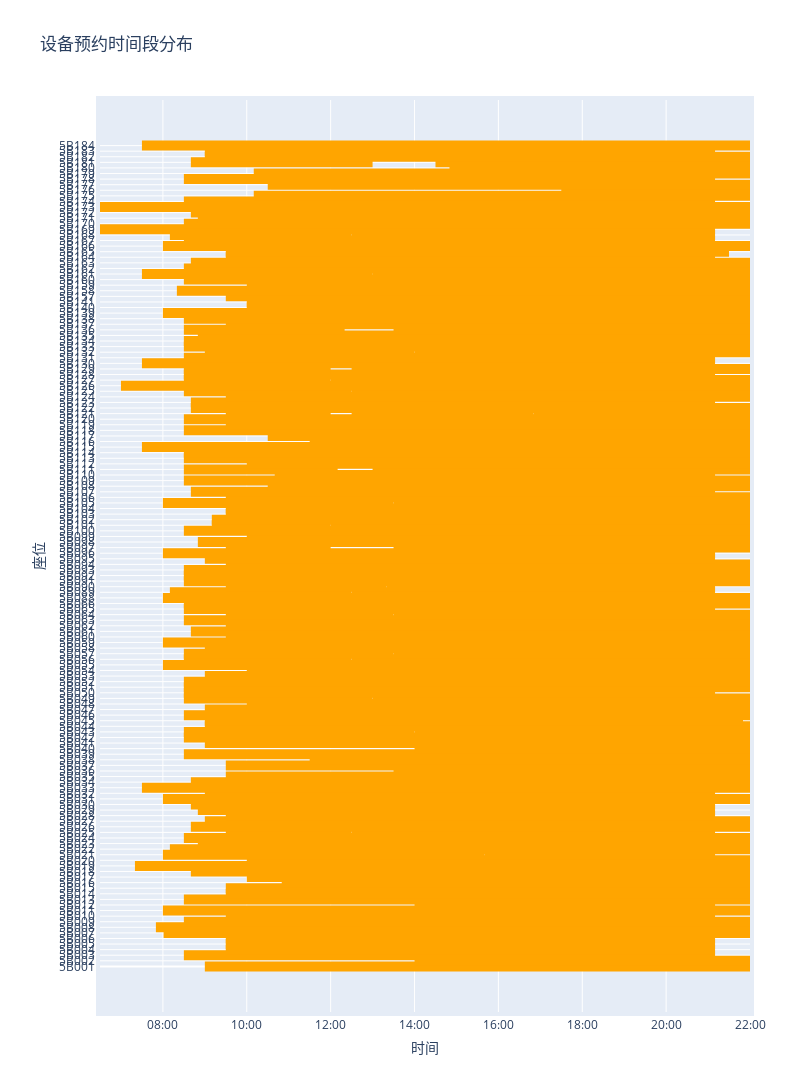

The cell this chart's notebook holds for it:
### Code cell
# 根据设备名称分组
groups = df.groupby("devName")

dev_names = df['devName'].unique()
name_to_index = {name: i for i, name in enumerate(dev_names)}

# 创建散点图
fig = go.Figure()

for name, group in groups:
    y_pos = name_to_index[name]
    for start_time, end_time in zip(group['startTime'], group['endTime']):
        fig.add_trace(
            go.Scatter(
                x=[start_time, end_time],
                y=[y_pos, y_pos],
                mode='lines',
                line=dict(color='orange', width=10),
                showlegend=False
            )
        )

# 设置x轴和y轴
fig.update_xaxes(title_text='时间', tickformat='%H:%M')
fig.update_yaxes(title_text='座位', tickvals=list(range(len(dev_names))), ticktext=dev_names)

# 设置布局
fig.update_layout(
    title='设备预约时间段分布',
    autosize=False,
    width=800,  # 调整图表宽度
    height=2000,  # 调整图表高度
    margin=dict(l=100, r=50, pad=4),
    yaxis=dict(scaleanchor="x", scaleratio=1)
)

# 显示图表
fig.show()

### Figure 1 — Plotly figure (JSON) as saved in the notebook; plotly's stock layout.template omitted (floating-point values rounded to 4 significant figures; data arrays with more than 128 entries replaced by an {"elided": "..."} marker saying what was removed)
{"data": [{"line": {"color": "orange", "width": 10}, "mode": "lines", "showlegend": false, "type": "scatter", "x": ["2023-06-27T09:00:00", "2023-06-27T22:00:00"], "y": [0, 0]}, {"line": {"color": "orange", "width": 10}, "mode": "lines", "showlegend": false, "type": "scatter", "x": ["2023-06-27T14:00:00", "2023-06-27T22:00:00"], "y": [1, 1]}, {"line": {"color": "orange", "width": 10}, "mode": "lines", "showlegend": false, "type": "scatter", "x": ["2023-06-27T08:30:00", "2023-06-27T21:10:00"], "y": [2, 2]}, {"line": {"color": "orange", "width": 10}, "mode": "lines", "showlegend": false, "type": "scatter", "x": ["2023-06-27T09:30:00", "2023-06-27T21:10:00"], "y": [3, 3]}, {"line": {"color": "orange", "width": 10}, "mode": "lines", "showlegend": false, "type": "scatter", "x": ["2023-06-27T09:30:00", "2023-06-27T21:10:00"], "y": [4, 4]}, {"line": {"color": "orange", "width": 10}, "mode": "lines", "showlegend": false, "type": "scatter", "x": ["2023-06-27T09:30:00", "2023-06-27T21:10:00"], "y": [5, 5]}, {"line": {"color": "orange", "width": 10}, "mode": "lines", "showlegend": false, "type": "scatter", "x": ["2023-06-27T08:01:00", "2023-06-27T22:00:00"], "y": [6, 6]}, {"line": {"color": "orange", "width": 10}, "mode": "lines", "showlegend": false, "type": "scatter", "x": ["2023-06-27T07:50:00", "2023-06-27T22:00:00"], "y": [7, 7]}, {"line": {"color": "orange", "width": 10}, "mode": "lines", "showlegend": false, "type": "scatter", "x": ["2023-06-27T08:30:00", "2023-06-27T22:00:00"], "y": [8, 8]}, {"line": {"color": "orange", "width": 10}, "mode": "lines", "showlegend": false, "type": "scatter", "x": ["2023-06-27T09:30:00", "2023-06-27T21:10:00"], "y": [9, 9]}, {"line": {"color": "orange", "width": 10}, "mode": "lines", "showlegend": false, "type": "scatter", "x": ["2023-06-27T08:00:00", "2023-06-27T22:00:00"], "y": [10, 10]}, {"line": {"color": "orange", "width": 10}, "mode": "lines", "showlegend": false, "type": "scatter", "x": ["2023-06-27T14:00:00", "2023-06-27T21:10:00"], "y": [11, 11]}, {"line": {"color": "orange", "width": 10}, "mode": "lines", "showlegend": false, "type": "scatter", "x": ["2023-06-27T08:30:00", "2023-06-27T22:00:00"], "y": [12, 12]}, {"line": {"color": "orange", "width": 10}, "mode": "lines", "showlegend": false, "type": "scatter", "x": ["2023-06-27T09:30:00", "2023-06-27T22:00:00"], "y": [13, 13]}, {"line": {"color": "orange", "width": 10}, "mode": "lines", "showlegend": false, "type": "scatter", "x": ["2023-06-27T09:30:00", "2023-06-27T22:00:00"], "y": [14, 14]}, {"line": {"color": "orange", "width": 10}, "mode": "lines", "showlegend": false, "type": "scatter", "x": ["2023-06-27T10:50:00", "2023-06-27T22:00:00"], "y": [15, 15]}, {"line": {"color": "orange", "width": 10}, "mode": "lines", "showlegend": false, "type": "scatter", "x": ["2023-06-27T10:00:00", "2023-06-27T22:00:00"], "y": [16, 16]}, {"line": {"color": "orange", "width": 10}, "mode": "lines", "showlegend": false, "type": "scatter", "x": ["2023-06-27T08:40:00", "2023-06-27T22:00:00"], "y": [17, 17]}, {"line": {"color": "orange", "width": 10}, "mode": "lines", "showlegend": false, "type": "scatter", "x": ["2023-06-27T07:20:00", "2023-06-27T22:00:00"], "y": [18, 18]}, {"line": {"color": "orange", "width": 10}, "mode": "lines", "showlegend": false, "type": "scatter", "x": ["2023-06-27T10:00:00", "2023-06-27T22:00:00"], "y": [19, 19]}, {"line": {"color": "orange", "width": 10}, "mode": "lines", "showlegend": false, "type": "scatter", "x": ["2023-06-27T08:00:00", "2023-06-27T15:40:00"], "y": [20, 20]}, {"line": {"color": "orange", "width": 10}, "mode": "lines", "showlegend": false, "type": "scatter", "x": ["2023-06-27T15:40:00", "2023-06-27T21:10:00"], "y": [20, 20]}, {"line": {"color": "orange", "width": 10}, "mode": "lines", "showlegend": false, "type": "scatter", "x": ["2023-06-27T08:10:00", "2023-06-27T22:00:00"], "y": [21, 21]}, {"line": {"color": "orange", "width": 10}, "mode": "lines", "showlegend": false, "type": "scatter", "x": ["2023-06-27T08:50:00", "2023-06-27T22:00:00"], "y": [22, 22]}, {"line": {"color": "orange", "width": 10}, "mode": "lines", "showlegend": false, "type": "scatter", "x": ["2023-06-27T08:30:00", "2023-06-27T22:00:00"], "y": [23, 23]}, {"line": {"color": "orange", "width": 10}, "mode": "lines", "showlegend": false, "type": "scatter", "x": ["2023-06-27T12:30:00", "2023-06-27T21:10:00"], "y": [24, 24]}, {"line": {"color": "orange", "width": 10}, "mode": "lines", "showlegend": false, "type": "scatter", "x": ["2023-06-27T09:30:00", "2023-06-27T12:30:00"], "y": [24, 24]}, {"line": {"color": "orange", "width": 10}, "mode": "lines", "showlegend": false, "type": "scatter", "x": ["2023-06-27T08:40:00", "2023-06-27T22:00:00"], "y": [25, 25]}, {"line": {"color": "orange", "width": 10}, "mode": "lines", "showlegend": false, "type": "scatter", "x": ["2023-06-27T09:00:00", "2023-06-27T22:00:00"], "y": [26, 26]}, {"line": {"color": "orange", "width": 10}, "mode": "lines", "showlegend": false, "type": "scatter", "x": ["2023-06-27T09:30:00", "2023-06-27T21:10:00"], "y": [27, 27]}, {"line": {"color": "orange", "width": 10}, "mode": "lines", "showlegend": false, "type": "scatter", "x": ["2023-06-27T08:50:00", "2023-06-27T21:10:00"], "y": [28, 28]}, {"line": {"color": "orange", "width": 10}, "mode": "lines", "showlegend": false, "type": "scatter", "x": ["2023-06-27T08:40:00", "2023-06-27T21:10:00"], "y": [29, 29]}, {"line": {"color": "orange", "width": 10}, "mode": "lines", "showlegend": false, "type": "scatter", "x": ["2023-06-27T08:00:00", "2023-06-27T22:00:00"], "y": [30, 30]}, {"line": {"color": "orange", "width": 10}, "mode": "lines", "showlegend": false, "type": "scatter", "x": ["2023-06-27T09:00:00", "2023-06-27T21:10:00"], "y": [31, 31]}, {"line": {"color": "orange", "width": 10}, "mode": "lines", "showlegend": false, "type": "scatter", "x": ["2023-06-27T07:30:00", "2023-06-27T22:00:00"], "y": [32, 32]}, {"line": {"color": "orange", "width": 10}, "mode": "lines", "showlegend": false, "type": "scatter", "x": ["2023-06-27T08:40:00", "2023-06-27T22:00:00"], "y": [33, 33]}, {"line": {"color": "orange", "width": 10}, "mode": "lines", "showlegend": false, "type": "scatter", "x": ["2023-06-27T09:30:00", "2023-06-27T22:00:00"], "y": [34, 34]}, {"line": {"color": "orange", "width": 10}, "mode": "lines", "showlegend": false, "type": "scatter", "x": ["2023-06-27T13:30:00", "2023-06-27T22:00:00"], "y": [35, 35]}, {"line": {"color": "orange", "width": 10}, "mode": "lines", "showlegend": false, "type": "scatter", "x": ["2023-06-27T09:30:00", "2023-06-27T22:00:00"], "y": [36, 36]}, {"line": {"color": "orange", "width": 10}, "mode": "lines", "showlegend": false, "type": "scatter", "x": ["2023-06-27T11:30:00", "2023-06-27T22:00:00"], "y": [37, 37]}, {"line": {"color": "orange", "width": 10}, "mode": "lines", "showlegend": false, "type": "scatter", "x": ["2023-06-27T08:30:00", "2023-06-27T22:00:00"], "y": [38, 38]}, {"line": {"color": "orange", "width": 10}, "mode": "lines", "showlegend": false, "type": "scatter", "x": ["2023-06-27T14:00:00", "2023-06-27T22:00:00"], "y": [39, 39]}, {"line": {"color": "orange", "width": 10}, "mode": "lines", "showlegend": false, "type": "scatter", "x": ["2023-06-27T09:00:00", "2023-06-27T22:00:00"], "y": [40, 40]}, {"line": {"color": "orange", "width": 10}, "mode": "lines", "showlegend": false, "type": "scatter", "x": ["2023-06-27T08:30:00", "2023-06-27T22:00:00"], "y": [41, 41]}, {"line": {"color": "orange", "width": 10}, "mode": "lines", "showlegend": false, "type": "scatter", "x": ["2023-06-27T14:00:00", "2023-06-27T22:00:00"], "y": [42, 42]}, {"line": {"color": "orange", "width": 10}, "mode": "lines", "showlegend": false, "type": "scatter", "x": ["2023-06-27T08:30:00", "2023-06-27T14:00:00"], "y": [42, 42]}, {"line": {"color": "orange", "width": 10}, "mode": "lines", "showlegend": false, "type": "scatter", "x": ["2023-06-27T09:00:00", "2023-06-27T22:00:00"], "y": [43, 43]}, {"line": {"color": "orange", "width": 10}, "mode": "lines", "showlegend": false, "type": "scatter", "x": ["2023-06-27T09:00:00", "2023-06-27T21:50:00"], "y": [44, 44]}, {"line": {"color": "orange", "width": 10}, "mode": "lines", "showlegend": false, "type": "scatter", "x": ["2023-06-27T08:30:00", "2023-06-27T22:00:00"], "y": [45, 45]}, {"line": {"color": "orange", "width": 10}, "mode": "lines", "showlegend": false, "type": "scatter", "x": ["2023-06-27T09:00:00", "2023-06-27T22:00:00"], "y": [46, 46]}, {"line": {"color": "orange", "width": 10}, "mode": "lines", "showlegend": false, "type": "scatter", "x": ["2023-06-27T10:00:00", "2023-06-27T22:00:00"], "y": [47, 47]}, {"line": {"color": "orange", "width": 10}, "mode": "lines", "showlegend": false, "type": "scatter", "x": ["2023-06-27T08:30:00", "2023-06-27T13:00:00"], "y": [48, 48]}, {"line": {"color": "orange", "width": 10}, "mode": "lines", "showlegend": false, "type": "scatter", "x": ["2023-06-27T13:00:00", "2023-06-27T22:00:00"], "y": [48, 48]}, {"line": {"color": "orange", "width": 10}, "mode": "lines", "showlegend": false, "type": "scatter", "x": ["2023-06-27T08:30:00", "2023-06-27T21:10:00"], "y": [49, 49]}, {"line": {"color": "orange", "width": 10}, "mode": "lines", "showlegend": false, "type": "scatter", "x": ["2023-06-27T08:30:00", "2023-06-27T22:00:00"], "y": [50, 50]}, {"line": {"color": "orange", "width": 10}, "mode": "lines", "showlegend": false, "type": "scatter", "x": ["2023-06-27T08:30:00", "2023-06-27T22:00:00"], "y": [51, 51]}, {"line": {"color": "orange", "width": 10}, "mode": "lines", "showlegend": false, "type": "scatter", "x": ["2023-06-27T09:00:00", "2023-06-27T22:00:00"], "y": [52, 52]}, {"line": {"color": "orange", "width": 10}, "mode": "lines", "showlegend": false, "type": "scatter", "x": ["2023-06-27T10:00:00", "2023-06-27T22:00:00"], "y": [53, 53]}, {"line": {"color": "orange", "width": 10}, "mode": "lines", "showlegend": false, "type": "scatter", "x": ["2023-06-27T08:00:00", "2023-06-27T22:00:00"], "y": [54, 54]}, {"line": {"color": "orange", "width": 10}, "mode": "lines", "showlegend": false, "type": "scatter", "x": ["2023-06-27T12:30:00", "2023-06-27T22:00:00"], "y": [55, 55]}, {"line": {"color": "orange", "width": 10}, "mode": "lines", "showlegend": false, "type": "scatter", "x": ["2023-06-27T08:30:00", "2023-06-27T12:30:00"], "y": [55, 55]}, {"line": {"color": "orange", "width": 10}, "mode": "lines", "showlegend": false, "type": "scatter", "x": ["2023-06-27T08:30:00", "2023-06-27T13:30:00"], "y": [56, 56]}, {"line": {"color": "orange", "width": 10}, "mode": "lines", "showlegend": false, "type": "scatter", "x": ["2023-06-27T13:30:00", "2023-06-27T22:00:00"], "y": [56, 56]}, {"line": {"color": "orange", "width": 10}, "mode": "lines", "showlegend": false, "type": "scatter", "x": ["2023-06-27T09:00:00", "2023-06-27T22:00:00"], "y": [57, 57]}, {"line": {"color": "orange", "width": 10}, "mode": "lines", "showlegend": false, "type": "scatter", "x": ["2023-06-27T08:00:00", "2023-06-27T22:00:00"], "y": [58, 58]}, {"line": {"color": "orange", "width": 10}, "mode": "lines", "showlegend": false, "type": "scatter", "x": ["2023-06-27T09:30:00", "2023-06-27T22:00:00"], "y": [59, 59]}, {"line": {"color": "orange", "width": 10}, "mode": "lines", "showlegend": false, "type": "scatter", "x": ["2023-06-27T08:40:00", "2023-06-27T22:00:00"], "y": [60, 60]}, {"line": {"color": "orange", "width": 10}, "mode": "lines", "showlegend": false, "type": "scatter", "x": ["2023-06-27T09:30:00", "2023-06-27T22:00:00"], "y": [61, 61]}, {"line": {"color": "orange", "width": 10}, "mode": "lines", "showlegend": false, "type": "scatter", "x": ["2023-06-27T08:30:00", "2023-06-27T22:00:00"], "y": [62, 62]}, {"line": {"color": "orange", "width": 10}, "mode": "lines", "showlegend": false, "type": "scatter", "x": ["2023-06-27T09:30:00", "2023-06-27T13:30:00"], "y": [63, 63]}, {"line": {"color": "orange", "width": 10}, "mode": "lines", "showlegend": false, "type": "scatter", "x": ["2023-06-27T13:30:00", "2023-06-27T22:00:00"], "y": [63, 63]}, {"line": {"color": "orange", "width": 10}, "mode": "lines", "showlegend": false, "type": "scatter", "x": ["2023-06-27T08:30:00", "2023-06-27T21:10:00"], "y": [64, 64]}, {"line": {"color": "orange", "width": 10}, "mode": "lines", "showlegend": false, "type": "scatter", "x": ["2023-06-27T08:30:00", "2023-06-27T22:00:00"], "y": [65, 65]}, {"line": {"color": "orange", "width": 10}, "mode": "lines", "showlegend": false, "type": "scatter", "x": ["2023-06-27T08:00:00", "2023-06-27T22:00:00"], "y": [66, 66]}, {"line": {"color": "orange", "width": 10}, "mode": "lines", "showlegend": false, "type": "scatter", "x": ["2023-06-27T08:10:00", "2023-06-27T12:30:00"], "y": [67, 67]}, {"line": {"color": "orange", "width": 10}, "mode": "lines", "showlegend": false, "type": "scatter", "x": ["2023-06-27T12:30:00", "2023-06-27T21:10:00"], "y": [67, 67]}, {"line": {"color": "orange", "width": 10}, "mode": "lines", "showlegend": false, "type": "scatter", "x": ["2023-06-27T09:30:00", "2023-06-27T13:20:00"], "y": [68, 68]}, {"line": {"color": "orange", "width": 10}, "mode": "lines", "showlegend": false, "type": "scatter", "x": ["2023-06-27T13:20:00", "2023-06-27T21:10:00"], "y": [68, 68]}, {"line": {"color": "orange", "width": 10}, "mode": "lines", "showlegend": false, "type": "scatter", "x": ["2023-06-27T08:30:00", "2023-06-27T22:00:00"], "y": [69, 69]}, {"line": {"color": "orange", "width": 10}, "mode": "lines", "showlegend": false, "type": "scatter", "x": ["2023-06-27T08:30:00", "2023-06-27T22:00:00"], "y": [70, 70]}, {"line": {"color": "orange", "width": 10}, "mode": "lines", "showlegend": false, "type": "scatter", "x": ["2023-06-27T08:30:00", "2023-06-27T22:00:00"], "y": [71, 71]}, {"line": {"color": "orange", "width": 10}, "mode": "lines", "showlegend": false, "type": "scatter", "x": ["2023-06-27T09:30:00", "2023-06-27T22:00:00"], "y": [72, 72]}, {"line": {"color": "orange", "width": 10}, "mode": "lines", "showlegend": false, "type": "scatter", "x": ["2023-06-27T09:00:00", "2023-06-27T21:10:00"], "y": [73, 73]}, {"line": {"color": "orange", "width": 10}, "mode": "lines", "showlegend": false, "type": "scatter", "x": ["2023-06-27T08:00:00", "2023-06-27T21:10:00"], "y": [74, 74]}, {"line": {"color": "orange", "width": 10}, "mode": "lines", "showlegend": false, "type": "scatter", "x": ["2023-06-27T13:30:00", "2023-06-27T22:00:00"], "y": [75, 75]}, {"line": {"color": "orange", "width": 10}, "mode": "lines", "showlegend": false, "type": "scatter", "x": ["2023-06-27T09:30:00", "2023-06-27T12:00:00"], "y": [75, 75]}, {"line": {"color": "orange", "width": 10}, "mode": "lines", "showlegend": false, "type": "scatter", "x": ["2023-06-27T08:50:00", "2023-06-27T22:00:00"], "y": [76, 76]}, {"line": {"color": "orange", "width": 10}, "mode": "lines", "showlegend": false, "type": "scatter", "x": ["2023-06-27T10:00:00", "2023-06-27T22:00:00"], "y": [77, 77]}, {"line": {"color": "orange", "width": 10}, "mode": "lines", "showlegend": false, "type": "scatter", "x": ["2023-06-27T08:30:00", "2023-06-27T22:00:00"], "y": [78, 78]}, {"line": {"color": "orange", "width": 10}, "mode": "lines", "showlegend": false, "type": "scatter", "x": ["2023-06-27T12:00:00", "2023-06-27T22:00:00"], "y": [79, 79]}, {"line": {"color": "orange", "width": 10}, "mode": "lines", "showlegend": false, "type": "scatter", "x": ["2023-06-27T09:10:00", "2023-06-27T12:00:00"], "y": [79, 79]}, {"line": {"color": "orange", "width": 10}, "mode": "lines", "showlegend": false, "type": "scatter", "x": ["2023-06-27T09:10:00", "2023-06-27T22:00:00"], "y": [80, 80]}, {"line": {"color": "orange", "width": 10}, "mode": "lines", "showlegend": false, "type": "scatter", "x": ["2023-06-27T09:30:00", "2023-06-27T22:00:00"], "y": [81, 81]}, {"line": {"color": "orange", "width": 10}, "mode": "lines", "showlegend": false, "type": "scatter", "x": ["2023-06-27T09:30:00", "2023-06-27T22:00:00"], "y": [82, 82]}, {"line": {"color": "orange", "width": 10}, "mode": "lines", "showlegend": false, "type": "scatter", "x": ["2023-06-27T08:00:00", "2023-06-27T13:30:00"], "y": [83, 83]}, {"line": {"color": "orange", "width": 10}, "mode": "lines", "showlegend": false, "type": "scatter", "x": ["2023-06-27T13:30:00", "2023-06-27T22:00:00"], "y": [83, 83]}, {"line": {"color": "orange", "width": 10}, "mode": "lines", "showlegend": false, "type": "scatter", "x": ["2023-06-27T09:30:00", "2023-06-27T22:00:00"], "y": [84, 84]}, {"line": {"color": "orange", "width": 10}, "mode": "lines", "showlegend": false, "type": "scatter", "x": ["2023-06-27T08:40:00", "2023-06-27T21:10:00"], "y": [85, 85]}, {"line": {"color": "orange", "width": 10}, "mode": "lines", "showlegend": false, "type": "scatter", "x": ["2023-06-27T10:30:00", "2023-06-27T22:00:00"], "y": [86, 86]}, {"line": {"color": "orange", "width": 10}, "mode": "lines", "showlegend": false, "type": "scatter", "x": ["2023-06-27T08:30:00", "2023-06-27T22:00:00"], "y": [87, 87]}, {"line": {"color": "orange", "width": 10}, "mode": "lines", "showlegend": false, "type": "scatter", "x": ["2023-06-27T10:40:00", "2023-06-27T21:10:00"], "y": [88, 88]}, {"line": {"color": "orange", "width": 10}, "mode": "lines", "showlegend": false, "type": "scatter", "x": ["2023-06-27T13:00:00", "2023-06-27T22:00:00"], "y": [89, 89]}, {"line": {"color": "orange", "width": 10}, "mode": "lines", "showlegend": false, "type": "scatter", "x": ["2023-06-27T08:30:00", "2023-06-27T12:10:00"], "y": [89, 89]}, {"line": {"color": "orange", "width": 10}, "mode": "lines", "showlegend": false, "type": "scatter", "x": ["2023-06-27T10:00:00", "2023-06-27T22:00:00"], "y": [90, 90]}, {"line": {"color": "orange", "width": 10}, "mode": "lines", "showlegend": false, "type": "scatter", "x": ["2023-06-27T08:30:00", "2023-06-27T22:00:00"], "y": [91, 91]}, {"line": {"color": "orange", "width": 10}, "mode": "lines", "showlegend": false, "type": "scatter", "x": ["2023-06-27T08:30:00", "2023-06-27T22:00:00"], "y": [92, 92]}, {"line": {"color": "orange", "width": 10}, "mode": "lines", "showlegend": false, "type": "scatter", "x": ["2023-06-27T07:30:00", "2023-06-27T22:00:00"], "y": [93, 93]}, {"line": {"color": "orange", "width": 10}, "mode": "lines", "showlegend": false, "type": "scatter", "x": ["2023-06-27T11:30:00", "2023-06-27T22:00:00"], "y": [94, 94]}, {"line": {"color": "orange", "width": 10}, "mode": "lines", "showlegend": false, "type": "scatter", "x": ["2023-06-27T10:30:00", "2023-06-27T22:00:00"], "y": [95, 95]}, {"line": {"color": "orange", "width": 10}, "mode": "lines", "showlegend": false, "type": "scatter", "x": ["2023-06-27T08:30:00", "2023-06-27T22:00:00"], "y": [96, 96]}, {"line": {"color": "orange", "width": 10}, "mode": "lines", "showlegend": false, "type": "scatter", "x": ["2023-06-27T09:30:00", "2023-06-27T22:00:00"], "y": [97, 97]}, {"line": {"color": "orange", "width": 10}, "mode": "lines", "showlegend": false, "type": "scatter", "x": ["2023-06-27T08:30:00", "2023-06-27T22:00:00"], "y": [98, 98]}, {"line": {"color": "orange", "width": 10}, "mode": "lines", "showlegend": false, "type": "scatter", "x": ["2023-06-27T12:30:00", "2023-06-27T16:50:00"], "y": [99, 99]}, {"line": {"color": "orange", "width": 10}, "mode": "lines", "showlegend": false, "type": "scatter", "x": ["2023-06-27T09:30:00", "2023-06-27T12:00:00"], "y": [99, 99]}, {"line": {"color": "orange", "width": 10}, "mode": "lines", "showlegend": false, "type": "scatter", "x": ["2023-06-27T16:50:00", "2023-06-27T22:00:00"], "y": [99, 99]}, {"line": {"color": "orange", "width": 10}, "mode": "lines", "showlegend": false, "type": "scatter", "x": ["2023-06-27T08:40:00", "2023-06-27T22:00:00"], "y": [100, 100]}, {"line": {"color": "orange", "width": 10}, "mode": "lines", "showlegend": false, "type": "scatter", "x": ["2023-06-27T08:40:00", "2023-06-27T21:10:00"], "y": [101, 101]}, {"line": {"color": "orange", "width": 10}, "mode": "lines", "showlegend": false, "type": "scatter", "x": ["2023-06-27T09:30:00", "2023-06-27T22:00:00"], "y": [102, 102]}, {"line": {"color": "orange", "width": 10}, "mode": "lines", "showlegend": false, "type": "scatter", "x": ["2023-06-27T08:30:00", "2023-06-27T12:30:00"], "y": [103, 103]}, {"line": {"color": "orange", "width": 10}, "mode": "lines", "showlegend": false, "type": "scatter", "x": ["2023-06-27T12:30:00", "2023-06-27T22:00:00"], "y": [103, 103]}, {"line": {"color": "orange", "width": 10}, "mode": "lines", "showlegend": false, "type": "scatter", "x": ["2023-06-27T07:00:00", "2023-06-27T22:00:00"], "y": [104, 104]}, {"line": {"color": "orange", "width": 10}, "mode": "lines", "showlegend": false, "type": "scatter", "x": ["2023-06-27T08:30:00", "2023-06-27T12:00:00"], "y": [105, 105]}, {"line": {"color": "orange", "width": 10}, "mode": "lines", "showlegend": false, "type": "scatter", "x": ["2023-06-27T12:00:00", "2023-06-27T22:00:00"], "y": [105, 105]}, {"line": {"color": "orange", "width": 10}, "mode": "lines", "showlegend": false, "type": "scatter", "x": ["2023-06-27T08:30:00", "2023-06-27T21:10:00"], "y": [106, 106]}, {"line": {"color": "orange", "width": 10}, "mode": "lines", "showlegend": false, "type": "scatter", "x": ["2023-06-27T12:30:00", "2023-06-27T22:00:00"], "y": [107, 107]}, {"line": {"color": "orange", "width": 10}, "mode": "lines", "showlegend": false, "type": "scatter", "x": ["2023-06-27T08:30:00", "2023-06-27T12:00:00"], "y": [107, 107]}, {"line": {"color": "orange", "width": 10}, "mode": "lines", "showlegend": false, "type": "scatter", "x": ["2023-06-27T07:30:00", "2023-06-27T21:10:00"], "y": [108, 108]}, {"line": {"color": "orange", "width": 10}, "mode": "lines", "showlegend": false, "type": "scatter", "x": ["2023-06-27T08:30:00", "2023-06-27T21:10:00"], "y": [109, 109]}, {"line": {"color": "orange", "width": 10}, "mode": "lines", "showlegend": false, "type": "scatter", "x": ["2023-06-27T14:00:00", "2023-06-27T22:00:00"], "y": [110, 110]}, {"line": {"color": "orange", "width": 10}, "mode": "lines", "showlegend": false, "type": "scatter", "x": ["2023-06-27T09:00:00", "2023-06-27T14:00:00"], "y": [110, 110]}, {"line": {"color": "orange", "width": 10}, "mode": "lines", "showlegend": false, "type": "scatter", "x": ["2023-06-27T08:30:00", "2023-06-27T22:00:00"], "y": [111, 111]}, {"line": {"color": "orange", "width": 10}, "mode": "lines", "showlegend": false, "type": "scatter", "x": ["2023-06-27T08:30:00", "2023-06-27T22:00:00"], "y": [112, 112]}, {"line": {"color": "orange", "width": 10}, "mode": "lines", "showlegend": false, "type": "scatter", "x": ["2023-06-27T08:50:00", "2023-06-27T22:00:00"], "y": [113, 113]}, {"line": {"color": "orange", "width": 10}, "mode": "lines", "showlegend": false, "type": "scatter", "x": ["2023-06-27T13:30:00", "2023-06-27T22:00:00"], "y": [114, 114]}, {"line": {"color": "orange", "width": 10}, "mode": "lines", "showlegend": false, "type": "scatter", "x": ["2023-06-27T08:30:00", "2023-06-27T12:20:00"], "y": [114, 114]}, {"line": {"color": "orange", "width": 10}, "mode": "lines", "showlegend": false, "type": "scatter", "x": ["2023-06-27T09:30:00", "2023-06-27T22:00:00"], "y": [115, 115]}, {"line": {"color": "orange", "width": 10}, "mode": "lines", "showlegend": false, "type": "scatter", "x": ["2023-06-27T08:30:00", "2023-06-27T22:00:00"], "y": [116, 116]}, {"line": {"color": "orange", "width": 10}, "mode": "lines", "showlegend": false, "type": "scatter", "x": ["2023-06-27T08:00:00", "2023-06-27T22:00:00"], "y": [117, 117]}, {"line": {"color": "orange", "width": 10}, "mode": "lines", "showlegend": false, "type": "scatter", "x": ["2023-06-27T10:00:00", "2023-06-27T22:00:00"], "y": [118, 118]}, {"line": {"color": "orange", "width": 10}, "mode": "lines", "showlegend": false, "type": "scatter", "x": ["2023-06-27T10:00:00", "2023-06-27T22:00:00"], "y": [119, 119]}, {"line": {"color": "orange", "width": 10}, "mode": "lines", "showlegend": false, "type": "scatter", "x": ["2023-06-27T09:30:00", "2023-06-27T22:00:00"], "y": [120, 120]}, {"line": {"color": "orange", "width": 10}, "mode": "lines", "showlegend": false, "type": "scatter", "x": ["2023-06-27T08:20:00", "2023-06-27T22:00:00"], "y": [121, 121]}, {"line": {"color": "orange", "width": 10}, "mode": "lines", "showlegend": false, "type": "scatter", "x": ["2023-06-27T10:00:00", "2023-06-27T22:00:00"], "y": [122, 122]}, {"line": {"color": "orange", "width": 10}, "mode": "lines", "showlegend": false, "type": "scatter", "x": ["2023-06-27T08:30:00", "2023-06-27T22:00:00"], "y": [123, 123]}, {"line": {"color": "orange", "width": 10}, "mode": "lines", "showlegend": false, "type": "scatter", "x": ["2023-06-27T07:30:00", "2023-06-27T13:00:00"], "y": [124, 124]}, {"line": {"color": "orange", "width": 10}, "mode": "lines", "showlegend": false, "type": "scatter", "x": ["2023-06-27T13:00:00", "2023-06-27T22:00:00"], "y": [124, 124]}, {"line": {"color": "orange", "width": 10}, "mode": "lines", "showlegend": false, "type": "scatter", "x": ["2023-06-27T08:30:00", "2023-06-27T22:00:00"], "y": [125, 125]}, {"line": {"color": "orange", "width": 10}, "mode": "lines", "showlegend": false, "type": "scatter", "x": ["2023-06-27T08:40:00", "2023-06-27T22:00:00"], "y": [126, 126]}, {"line": {"color": "orange", "width": 10}, "mode": "lines", "showlegend": false, "type": "scatter", "x": ["2023-06-27T09:30:00", "2023-06-27T21:10:00"], "y": [127, 127]}, {"line": {"color": "orange", "width": 10}, "mode": "lines", "showlegend": false, "type": "scatter", "x": ["2023-06-27T09:30:00", "2023-06-27T21:30:00"], "y": [128, 128]}, {"line": {"color": "orange", "width": 10}, "mode": "lines", "showlegend": false, "type": "scatter", "x": ["2023-06-27T08:00:00", "2023-06-27T22:00:00"], "y": [129, 129]}, {"line": {"color": "orange", "width": 10}, "mode": "lines", "showlegend": false, "type": "scatter", "x": ["2023-06-27T08:30:00", "2023-06-27T21:10:00"], "y": [130, 130]}, {"line": {"color": "orange", "width": 10}, "mode": "lines", "showlegend": false, "type": "scatter", "x": ["2023-06-27T08:10:00", "2023-06-27T12:30:00"], "y": [131, 131]}, {"line": {"color": "orange", "width": 10}, "mode": "lines", "showlegend": false, "type": "scatter", "x": ["2023-06-27T12:30:00", "2023-06-27T21:10:00"], "y": [131, 131]}, {"line": {"color": "orange", "width": 10}, "mode": "lines", "showlegend": false, "type": "scatter", "x": ["2023-06-27T06:30:00", "2023-06-27T21:10:00"], "y": [132, 132]}, {"line": {"color": "orange", "width": 10}, "mode": "lines", "showlegend": false, "type": "scatter", "x": ["2023-06-27T08:30:00", "2023-06-27T22:00:00"], "y": [133, 133]}, {"line": {"color": "orange", "width": 10}, "mode": "lines", "showlegend": false, "type": "scatter", "x": ["2023-06-27T08:50:00", "2023-06-27T22:00:00"], "y": [134, 134]}, {"line": {"color": "orange", "width": 10}, "mode": "lines", "showlegend": false, "type": "scatter", "x": ["2023-06-27T08:40:00", "2023-06-27T22:00:00"], "y": [135, 135]}, {"line": {"color": "orange", "width": 10}, "mode": "lines", "showlegend": false, "type": "scatter", "x": ["2023-06-27T06:30:00", "2023-06-27T22:00:00"], "y": [136, 136]}, {"line": {"color": "orange", "width": 10}, "mode": "lines", "showlegend": false, "type": "scatter", "x": ["2023-06-27T08:30:00", "2023-06-27T21:10:00"], "y": [137, 137]}, {"line": {"color": "orange", "width": 10}, "mode": "lines", "showlegend": false, "type": "scatter", "x": ["2023-06-27T10:10:00", "2023-06-27T22:00:00"], "y": [138, 138]}, {"line": {"color": "orange", "width": 10}, "mode": "lines", "showlegend": false, "type": "scatter", "x": ["2023-06-27T17:30:00", "2023-06-27T22:00:00"], "y": [139, 139]}, {"line": {"color": "orange", "width": 10}, "mode": "lines", "showlegend": false, "type": "scatter", "x": ["2023-06-27T10:30:00", "2023-06-27T22:00:00"], "y": [140, 140]}, {"line": {"color": "orange", "width": 10}, "mode": "lines", "showlegend": false, "type": "scatter", "x": ["2023-06-27T08:30:00", "2023-06-27T21:10:00"], "y": [141, 141]}, {"line": {"color": "orange", "width": 10}, "mode": "lines", "showlegend": false, "type": "scatter", "x": ["2023-06-27T10:10:00", "2023-06-27T22:00:00"], "y": [142, 142]}, {"line": {"color": "orange", "width": 10}, "mode": "lines", "showlegend": false, "type": "scatter", "x": ["2023-06-27T14:50:00", "2023-06-27T22:00:00"], "y": [143, 143]}, {"line": {"color": "orange", "width": 10}, "mode": "lines", "showlegend": false, "type": "scatter", "x": ["2023-06-27T14:30:00", "2023-06-27T22:00:00"], "y": [144, 144]}, {"line": {"color": "orange", "width": 10}, "mode": "lines", "showlegend": false, "type": "scatter", "x": ["2023-06-27T08:40:00", "2023-06-27T13:00:00"], "y": [144, 144]}, {"line": {"color": "orange", "width": 10}, "mode": "lines", "showlegend": false, "type": "scatter", "x": ["2023-06-27T09:00:00", "2023-06-27T22:00:00"], "y": [145, 145]}, {"line": {"color": "orange", "width": 10}, "mode": "lines", "showlegend": false, "type": "scatter", "x": ["2023-06-27T09:00:00", "2023-06-27T21:10:00"], "y": [146, 146]}, {"line": {"color": "orange", "width": 10}, "mode": "lines", "showlegend": false, "type": "scatter", "x": ["2023-06-27T07:30:00", "2023-06-27T22:00:00"], "y": [147, 147]}], "layout": {"autosize": false, "height": 2000, "margin": {"l": 100, "pad": 4, "r": 50}, "title": {"text": "设备预约时间段分布"}, "width": 800, "xaxis": {"tickformat": "%H:%M", "title": {"text": "时间"}}, "yaxis": {"scaleanchor": "x", "scaleratio": 1, "ticktext": {"elided": "148 str values"}, "tickvals": {"elided": "148 int values"}, "title": {"text": "座位"}}}}
